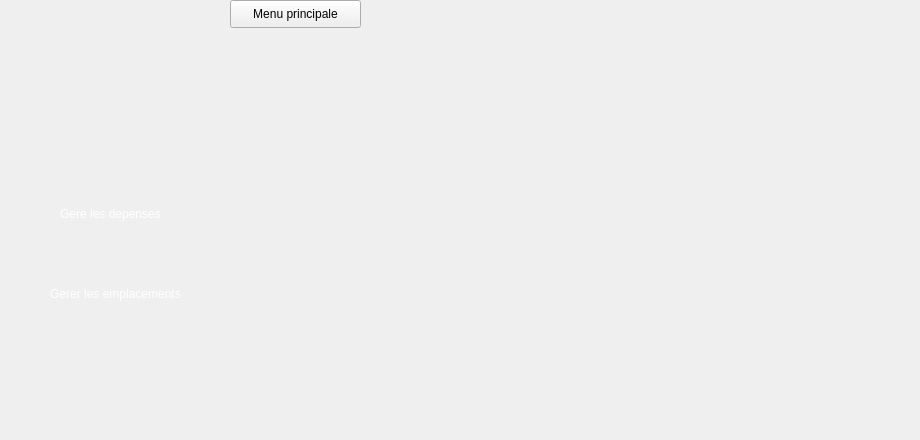
    <widget class="QWidget" name="page30">
     <widget class="QPushButton" name="pushButton_60">
      <property name="geometry">
       <rect>
        <x>30</x>
        <y>200</y>
        <width>161</width>
        <height>28</height>
       </rect>
      </property>
      <property name="styleSheet">
       <string notr="true">

background-color: transparent;
	font: 10pt &quot;Segoe UI Historic&quot;;
	color: rgb(255, 255, 255);
background: none;
border: none;
background-repeat none;
</string>
      </property>
      <property name="text">
       <string>Gere les depenses</string>
      </property>
     </widget>
     <widget class="QPushButton" name="b_modifierv_2">
      <property name="geometry">
       <rect>
        <x>500</x>
        <y>90</y>
        <width>191</width>
        <height>141</height>
       </rect>
      </property>
      <property name="styleSheet">
       <string notr="true">background-color: transparent;
background: none;
border: none;
background-repeat: none;
color : white;
image : url(:/icon-modif2.png)</string>
      </property>
      <property name="text">
       <string/>
      </property>
     </widget>
     <widget class="QPushButton" name="b_statv_2">
      <property name="geometry">
       <rect>
        <x>640</x>
        <y>290</y>
        <width>191</width>
        <height>141</height>
       </rect>
      </property>
      <property name="styleSheet">
       <string notr="true">background-color: transparent;
background: none;
border: none;
background-repeat: none;
color : white;
image: url(:/icon-stat.png)</string>
      </property>
      <property name="text">
       <string/>
      </property>
     </widget>
     <widget class="QPushButton" name="b_supprimerv_2">
      <property name="geometry">
       <rect>
        <x>720</x>
        <y>90</y>
        <width>191</width>
        <height>141</height>
       </rect>
      </property>
      <property name="styleSheet">
       <string notr="true">background-color: transparent;
background: none;
border: none;
background-repeat: none;
color : white;
image: url(:/icon-supp2.png)</string>
      </property>
      <property name="text">
       <string/>
      </property>
     </widget>
     <widget class="QPushButton" name="b_ajouterv_2">
      <property name="geometry">
       <rect>
        <x>280</x>
        <y>90</y>
        <width>191</width>
        <height>141</height>
       </rect>
      </property>
      <property name="styleSheet">
       <string notr="true">background-color: transparent;
background: none;
border: none;
background-repeat: none;
color : white;
image: url(:/icon-ajout2.psd);</string>
      </property>
      <property name="text">
       <string/>
      </property>
     </widget>
     <widget class="QPushButton" name="b_afficherv_2">
      <property name="geometry">
       <rect>
        <x>410</x>
        <y>290</y>
        <width>191</width>
        <height>141</height>
       </rect>
      </property>
      <property name="styleSheet">
       <string notr="true">background-color: transparent;
background: none;
border: none;
background-repeat: none;
color : white;
image:  url(:/icon-afficher2.png)</string>
      </property>
      <property name="text">
       <string/>
      </property>
     </widget>
     <widget class="QPushButton" name="pushButton_61">
      <property name="geometry">
       <rect>
        <x>30</x>
        <y>280</y>
        <width>171</width>
        <height>28</height>
       </rect>
      </property>
      <property name="styleSheet">
       <string notr="true">

background-color: transparent;
	font: 10pt &quot;Segoe UI Historic&quot;;
	color: rgb(255, 255, 255);
background: none;
border: none;
background-repeat: none;
</string>
      </property>
      <property name="text">
       <string>Gerer les emplacements</string>
      </property>
     </widget>
     <widget class="QLabel" name="selected2_38">
      <property name="geometry">
       <rect>
        <x>0</x>
        <y>190</y>
        <width>221</width>
        <height>51</height>
       </rect>
      </property>
      <property name="styleSheet">
       <string notr="true">
background-color: transparent;
background: none;
	border-image: url(:/selected2.png);
border: none;
background-repeat: none;
</string>
      </property>
      <property name="text">
       <string/>
      </property>
     </widget>
     <widget class="QPushButton" name="pushButton_86">
      <property name="geometry">
       <rect>
        <x>230</x>
        <y>0</y>
        <width>131</width>
        <height>28</height>
       </rect>
      </property>
      <property name="text">
       <string>Menu principale</string>
      </property>
     </widget>
     <zorder>selected2_38</zorder>
     <zorder>pushButton_60</zorder>
     <zorder>b_modifierv_2</zorder>
     <zorder>b_statv_2</zorder>
     <zorder>b_supprimerv_2</zorder>
     <zorder>b_ajouterv_2</zorder>
     <zorder>b_afficherv_2</zorder>
     <zorder>pushButton_61</zorder>
     <zorder>pushButton_86</zorder>
    </widget>
